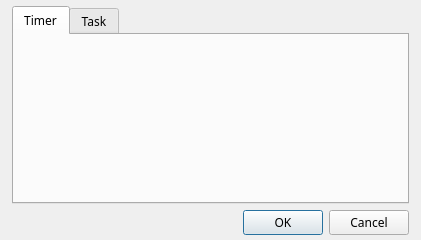
<?xml version="1.0" encoding="UTF-8"?>
<ui version="4.0">
 <class>OptionWindow</class>
 <widget class="QWidget" name="OptionWindow">
  <property name="windowModality">
   <enum>Qt::ApplicationModal</enum>
  </property>
  <property name="geometry">
   <rect>
    <x>0</x>
    <y>0</y>
    <width>421</width>
    <height>240</height>
   </rect>
  </property>
  <property name="windowTitle">
   <string>Pomito - Options</string>
  </property>
  <property name="windowIcon">
   <iconset resource="pomito.qrc">
    <normaloff>:/icon_pomito</normaloff>:/icon_pomito</iconset>
  </property>
  <widget class="QWidget" name="verticalLayoutWidget">
   <property name="geometry">
    <rect>
     <x>12</x>
     <y>6</y>
     <width>397</width>
     <height>229</height>
    </rect>
   </property>
   <layout class="QVBoxLayout" name="verticalLayout">
    <item>
     <widget class="QTabWidget" name="tabWidget">
      <property name="font">
       <font>
        <family>Sans Serif</family>
       </font>
      </property>
      <property name="tabShape">
       <enum>QTabWidget::Rounded</enum>
      </property>
      <property name="currentIndex">
       <number>0</number>
      </property>
      <widget class="QWidget" name="tab_timer">
       <attribute name="title">
        <string>Timer</string>
       </attribute>
      </widget>
      <widget class="QWidget" name="tab_task">
       <attribute name="title">
        <string>Task</string>
       </attribute>
      </widget>
     </widget>
    </item>
    <item>
     <widget class="QDialogButtonBox" name="btnbox_okcancel">
      <property name="font">
       <font>
        <family>Sans Serif</family>
       </font>
      </property>
      <property name="standardButtons">
       <set>QDialogButtonBox::Cancel|QDialogButtonBox::Ok</set>
      </property>
      <property name="centerButtons">
       <bool>false</bool>
      </property>
     </widget>
    </item>
   </layout>
  </widget>
 </widget>
 <resources>
  <include location="pomito.qrc"/>
 </resources>
 <connections/>
</ui>
